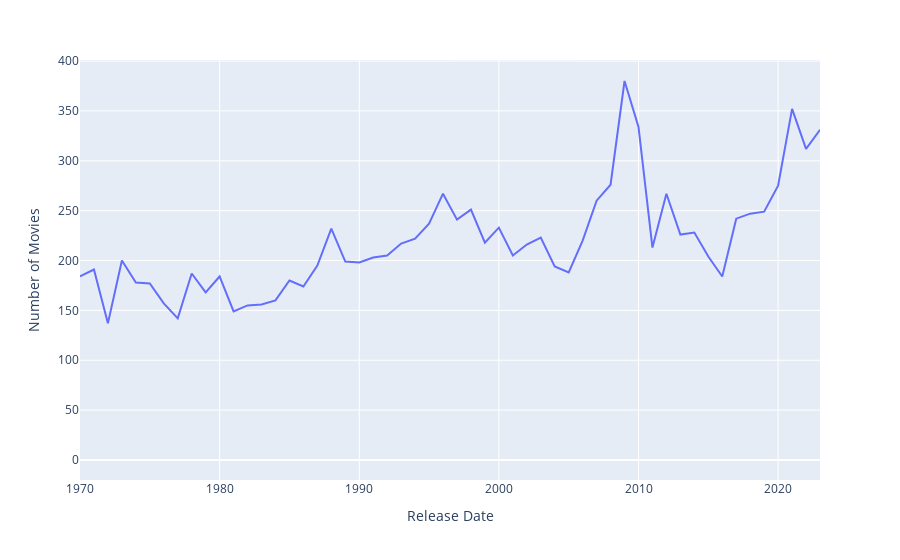

The notebook cell this image was saved under:
### Code cell
px.line(
    movies.group_by('release_year').len().sort('release_year'),
    x='release_year',
    y='len'
).update_layout(xaxis_title = 'Release Date', yaxis_title = 'Number of Movies')

### Figure 1 — Plotly figure (JSON) as saved in the notebook; plotly's stock layout.template omitted (floating-point values rounded to 4 significant figures)
{"data": [{"hovertemplate": "release_year=%{x}<br>len=%{y}<extra></extra>", "legendgroup": "", "line": {"color": "#636efa", "dash": "solid"}, "marker": {"symbol": "circle"}, "mode": "lines", "name": "", "orientation": "v", "showlegend": false, "type": "scatter", "x": [null, "1970-01-01T00:00:00", "1971-01-01T00:00:00", "1972-01-01T00:00:00", "1973-01-01T00:00:00", "1974-01-01T00:00:00", "1975-01-01T00:00:00", "1976-01-01T00:00:00", "1977-01-01T00:00:00", "1978-01-01T00:00:00", "1979-01-01T00:00:00", "1980-01-01T00:00:00", "1981-01-01T00:00:00", "1982-01-01T00:00:00", "1983-01-01T00:00:00", "1984-01-01T00:00:00", "1985-01-01T00:00:00", "1986-01-01T00:00:00", "1987-01-01T00:00:00", "1988-01-01T00:00:00", "1989-01-01T00:00:00", "1990-01-01T00:00:00", "1991-01-01T00:00:00", "1992-01-01T00:00:00", "1993-01-01T00:00:00", "1994-01-01T00:00:00", "1995-01-01T00:00:00", "1996-01-01T00:00:00", "1997-01-01T00:00:00", "1998-01-01T00:00:00", "1999-01-01T00:00:00", "2000-01-01T00:00:00", "2001-01-01T00:00:00", "2002-01-01T00:00:00", "2003-01-01T00:00:00", "2004-01-01T00:00:00", "2005-01-01T00:00:00", "2006-01-01T00:00:00", "2007-01-01T00:00:00", "2008-01-01T00:00:00", "2009-01-01T00:00:00", "2010-01-01T00:00:00", "2011-01-01T00:00:00", "2012-01-01T00:00:00", "2013-01-01T00:00:00", "2014-01-01T00:00:00", "2015-01-01T00:00:00", "2016-01-01T00:00:00", "2017-01-01T00:00:00", "2018-01-01T00:00:00", "2019-01-01T00:00:00", "2020-01-01T00:00:00", "2021-01-01T00:00:00", "2022-01-01T00:00:00", "2023-01-01T00:00:00"], "xaxis": "x", "y": [1, 184, 191, 137, 200, 178, 177, 157, 142, 187, 168, 184, 149, 155, 156, 160, 180, 174, 195, 232, 199, 198, 203, 205, 217, 222, 237, 267, 241, 251, 218, 233, 205, 216, 223, 194, 188, 220, 260, 276, 380, 334, 213, 267, 226, 228, 204, 184, 242, 247, 249, 275, 352, 312, 331], "yaxis": "y"}], "layout": {"legend": {"tracegroupgap": 0}, "margin": {"t": 60}, "xaxis": {"anchor": "y", "domain": [0, 1], "title": {"text": "Release Date"}}, "yaxis": {"anchor": "x", "domain": [0, 1], "title": {"text": "Number of Movies"}}}}
